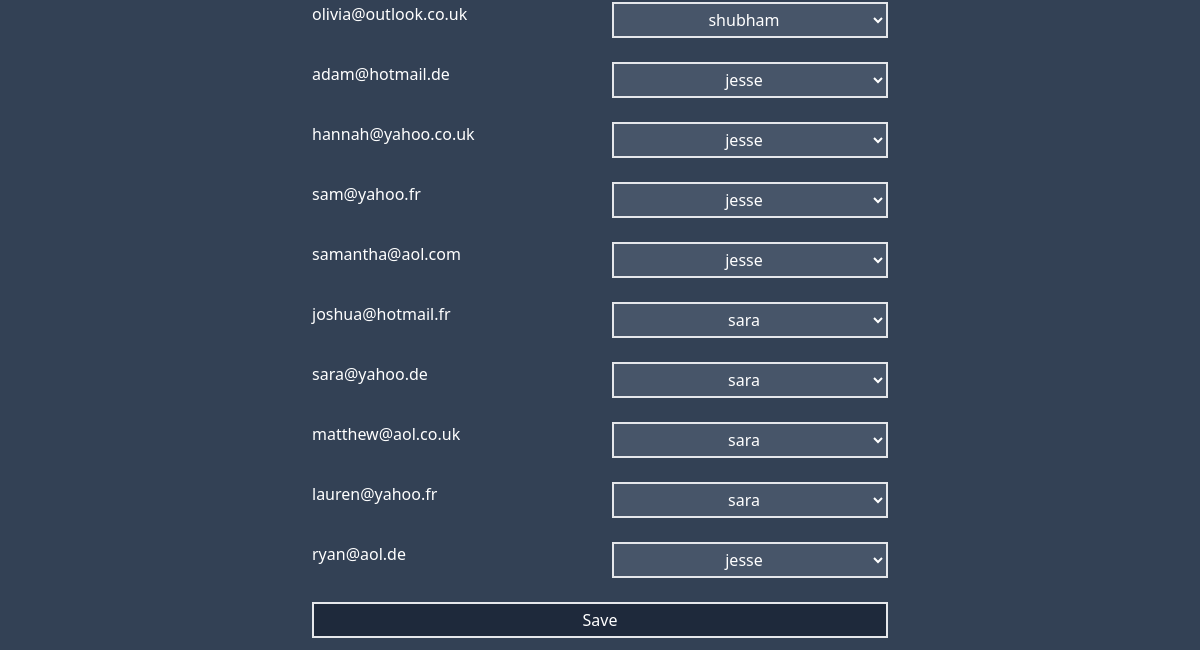
/manage-email-addresses/ (lower part), run on an earlier commit of the app's database.
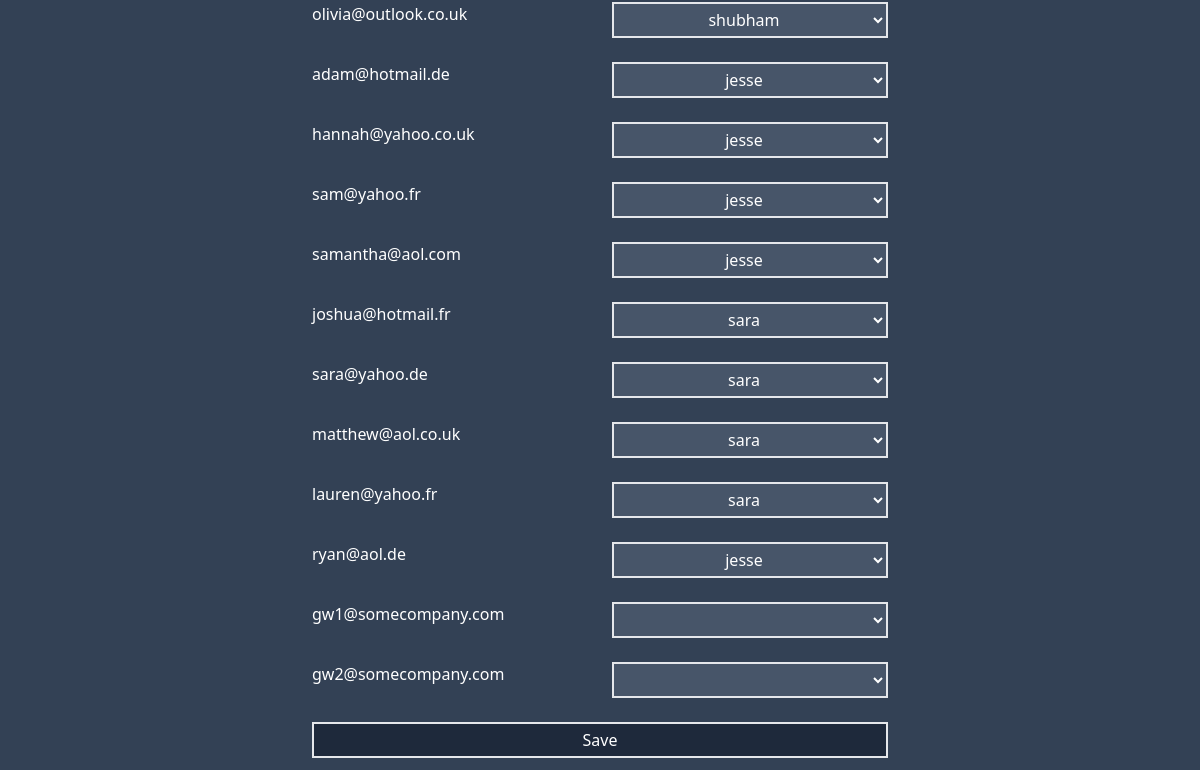
And on a later commit of the database.
### warmuppers/models.py (models this page shows)
class EmailAddress(models.Model):
    created = models.DateTimeField(auto_now_add=True)
    last_modified = models.DateTimeField(auto_now = True)
    email = models.EmailField(unique=True)
    MAILBOX_PROVIDER_CHOICES = (
        ('gmail', 'gmail'),
        ('google_workspace', 'google_workspace'),
        ('microsoft', 'microsoft'),
        ('msft_365', 'msft_365'),
        ('yahoo', 'yahoo'),
        ('other', 'other'),
    )
    mailbox_provider = models.CharField(max_length=20, choices=MAILBOX_PROVIDER_CHOICES)
    is_active = models.BooleanField(default=True)
    def __str__(self):
        return self.email

### users/models.py (models this page shows, shortened)
class CustomUser(AbstractUser):
    ROLE_CHOICES = (
        ('warmupper', 'warmupper'),
        ('manager', 'manager'),
        ('admin', 'admin'),
        ('sender', 'sender'),
        ('director', 'director'),
    )
    role = models.CharField(max_length=20, choices=ROLE_CHOICES)
    PRIVILEGE_CHOICES = (
        (1, 'bronze'),
        (2, 'silver'),
        (3, 'gold'),
    )
    privilege = models.SmallIntegerField(choices=PRIVILEGE_CHOICES, null=True, blank=True)

### managers/views.py (the view, shortened to what this page needs)
# urls.py: path('manage-email-addresses/', ManageEmailAddresses.as_view(), name='m-manage-email-addresses'),
class ManageEmailAddresses(ListView):
    template_name = 'managers/manage-email-addresses.html'
    model = EmailAddress
    def get_context_data(self, **kwargs):
        context = super().get_context_data(**kwargs)
        warmuppers = CustomUser.objects.filter(role="warmupper")
        context['warmupper_list'] = warmuppers
        emailaddressassignments = EmailAddressAssignment.objects.all()
        context['emailaddressassignment_list'] = emailaddressassignments
        return context

### managers/templatetags/manager_tags.py (called while the page is built)
@register.filter
def checkassignment(emailid, warmupperid):
    return EmailAddressAssignment.objects.filter(email=emailid, warmupper=warmupperid).exists()

### templates/managers/manage-email-addresses.html (shortened to what this page needs)
{% extends 'base.html' %}
{% load static %}
{% load manager_tags %}
{% block content %}
<form class="grid grid-cols-4 col-span-12" method="post">
    {% for email in object_list%}
        {% if email.is_active == True %}
            <div class="col-start-2 col-span-1 p-3">
                {{email}}
            </div>
            <div class="col-start-3 col-span-1 p-3">
                <select class="bg-slate-600 p-1 border-solid border-2 text-center w-full" name="warmupper">
                    <option value=""></option>
                    {% for warmupper in warmupper_list %}
                        <option data-email-id="{{email.id}}" data-warmupper-id="{{warmupper.id}}" {% if email.id|checkassignment:warmupper.id %}selected{% endif %}>{{ warmupper.username }}</option>
                    {% endfor %}
                </select>
            </div>
        {% endif %}
    {% endfor %}
    <div class="col-start-2 col-span-2 p-3">
        <button class="p-1 border-2 bg-slate-800 w-full" type="submit" id="submitbutton">Save</button>
    </div>
</form>
{% endblock content %}

What changed in the data, as far as the page shows it:
added EmailAddress: email "gw1@somecompany.com"
added EmailAddress: email "gw2@somecompany.com"
